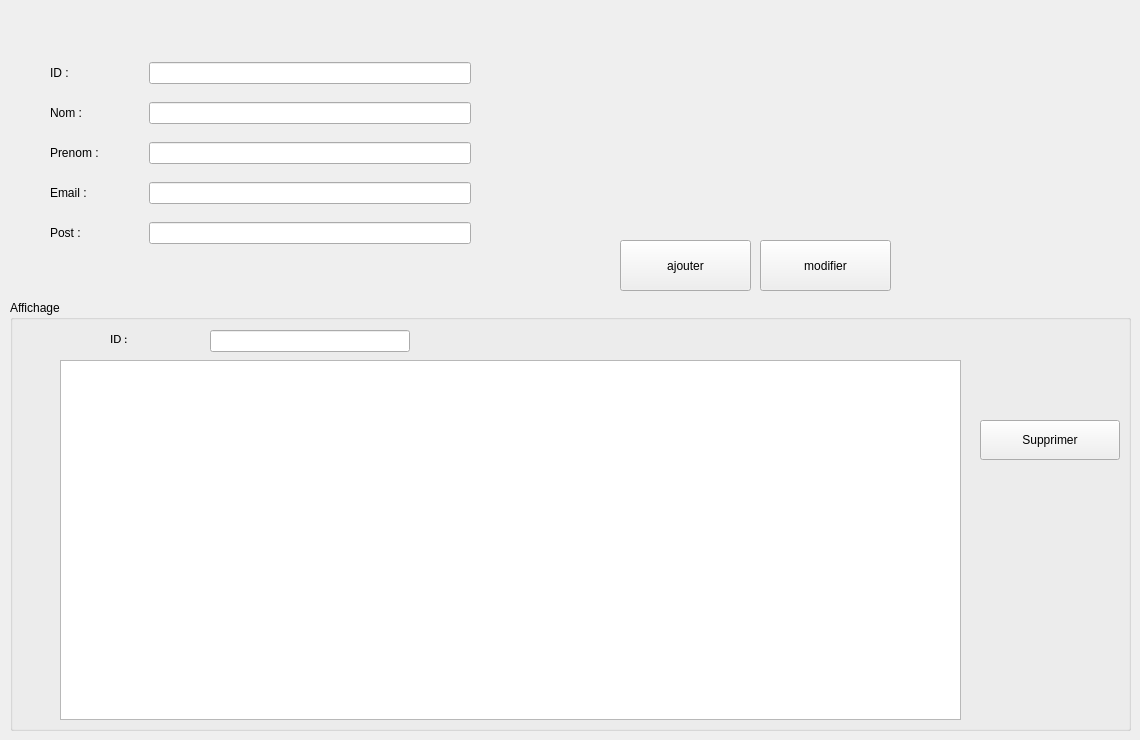
      <widget class="QWidget" name="GestionSTW">
       <attribute name="title">
        <string>Gestion</string>
       </attribute>
       <widget class="QPushButton" name="AjouterSTW">
        <property name="geometry">
         <rect>
          <x>620</x>
          <y>240</y>
          <width>131</width>
          <height>51</height>
         </rect>
        </property>
        <property name="text">
         <string>ajouter</string>
        </property>
       </widget>
       <widget class="QWidget" name="layoutWidget_2">
        <property name="geometry">
         <rect>
          <x>50</x>
          <y>50</y>
          <width>421</width>
          <height>211</height>
         </rect>
        </property>
        <layout class="QGridLayout" name="gridLayout">
         <property name="sizeConstraint">
          <enum>QLayout::SetDefaultConstraint</enum>
         </property>
         <property name="horizontalSpacing">
          <number>50</number>
         </property>
         <item row="3" column="1">
          <widget class="QLineEdit" name="le_emails"/>
         </item>
         <item row="3" column="0">
          <widget class="QLabel" name="label_10">
           <property name="text">
            <string>Email :</string>
           </property>
          </widget>
         </item>
         <item row="2" column="1">
          <widget class="QLineEdit" name="le_prenoms"/>
         </item>
         <item row="1" column="0">
          <widget class="QLabel" name="label_2">
           <property name="text">
            <string>Nom :</string>
           </property>
          </widget>
         </item>
         <item row="1" column="1">
          <widget class="QLineEdit" name="le_noms"/>
         </item>
         <item row="2" column="0">
          <widget class="QLabel" name="label_3">
           <property name="text">
            <string>Prenom :</string>
           </property>
          </widget>
         </item>
         <item row="0" column="1">
          <widget class="QLineEdit" name="le_ids"/>
         </item>
         <item row="0" column="0">
          <widget class="QLabel" name="label">
           <property name="text">
            <string>ID :</string>
           </property>
          </widget>
         </item>
         <item row="4" column="1">
          <widget class="QLineEdit" name="le_posts"/>
         </item>
         <item row="4" column="0">
          <widget class="QLabel" name="label_5">
           <property name="text">
            <string>Post :</string>
           </property>
          </widget>
         </item>
        </layout>
       </widget>
       <widget class="QGroupBox" name="groupBox_3">
        <property name="geometry">
         <rect>
          <x>10</x>
          <y>300</y>
          <width>1121</width>
          <height>431</height>
         </rect>
        </property>
        <property name="title">
         <string>Affichage</string>
        </property>
        <widget class="QTableView" name="tv_gestions">
         <property name="geometry">
          <rect>
           <x>50</x>
           <y>60</y>
           <width>901</width>
           <height>360</height>
          </rect>
         </property>
        </widget>
        <widget class="QPushButton" name="SupprimerSTW">
         <property name="geometry">
          <rect>
           <x>970</x>
           <y>120</y>
           <width>140</width>
           <height>40</height>
          </rect>
         </property>
         <property name="text">
          <string>Supprimer</string>
         </property>
        </widget>
        <widget class="QLabel" name="naffC_2">
         <property name="geometry">
          <rect>
           <x>100</x>
           <y>30</y>
           <width>71</width>
           <height>16</height>
          </rect>
         </property>
         <property name="font">
          <font>
           <family>Calibri</family>
           <pointsize>10</pointsize>
          </font>
         </property>
         <property name="cursor">
          <cursorShape>ArrowCursor</cursorShape>
         </property>
         <property name="text">
          <string>ID :</string>
         </property>
        </widget>
        <widget class="QLineEdit" name="IDAfficherS">
         <property name="geometry">
          <rect>
           <x>200</x>
           <y>30</y>
           <width>200</width>
           <height>22</height>
          </rect>
         </property>
        </widget>
       </widget>
       <widget class="QPushButton" name="ModiferSTW">
        <property name="geometry">
         <rect>
          <x>760</x>
          <y>240</y>
          <width>131</width>
          <height>51</height>
         </rect>
        </property>
        <property name="text">
         <string>modifier</string>
        </property>
       </widget>
      </widget>
